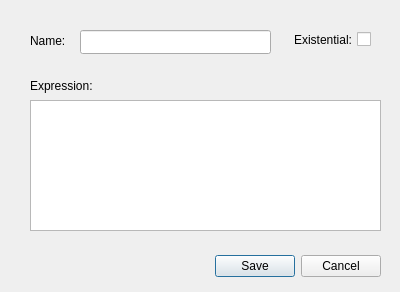
<?xml version="1.0" encoding="UTF-8"?>
<ui version="4.0">
 <class>ConstraintEditDialog</class>
 <widget class="QDialog" name="ConstraintEditDialog">
  <property name="geometry">
   <rect>
    <x>0</x>
    <y>0</y>
    <width>400</width>
    <height>292</height>
   </rect>
  </property>
  <property name="windowTitle">
   <string>Dialog</string>
  </property>
  <widget class="QDialogButtonBox" name="buttonBox">
   <property name="geometry">
    <rect>
     <x>50</x>
     <y>250</y>
     <width>331</width>
     <height>32</height>
    </rect>
   </property>
   <property name="orientation">
    <enum>Qt::Orientation::Horizontal</enum>
   </property>
   <property name="standardButtons">
    <set>QDialogButtonBox::StandardButton::Cancel|QDialogButtonBox::StandardButton::Save</set>
   </property>
  </widget>
  <widget class="QLabel" name="label">
   <property name="geometry">
    <rect>
     <x>30</x>
     <y>30</y>
     <width>51</width>
     <height>21</height>
    </rect>
   </property>
   <property name="text">
    <string>Name: </string>
   </property>
  </widget>
  <widget class="QLineEdit" name="nameLineEdit">
   <property name="geometry">
    <rect>
     <x>80</x>
     <y>30</y>
     <width>191</width>
     <height>24</height>
    </rect>
   </property>
  </widget>
  <widget class="QLabel" name="label_2">
   <property name="geometry">
    <rect>
     <x>30</x>
     <y>70</y>
     <width>71</width>
     <height>31</height>
    </rect>
   </property>
   <property name="text">
    <string>Expression:</string>
   </property>
  </widget>
  <widget class="QTextEdit" name="expressionTextEdit">
   <property name="geometry">
    <rect>
     <x>30</x>
     <y>100</y>
     <width>351</width>
     <height>131</height>
    </rect>
   </property>
  </widget>
  <widget class="QCheckBox" name="isExistentialCheckBox">
   <property name="geometry">
    <rect>
     <x>290</x>
     <y>29</y>
     <width>81</width>
     <height>21</height>
    </rect>
   </property>
   <property name="layoutDirection">
    <enum>Qt::LayoutDirection::RightToLeft</enum>
   </property>
   <property name="text">
    <string>Existential:</string>
   </property>
  </widget>
 </widget>
 <resources/>
 <connections>
  <connection>
   <sender>buttonBox</sender>
   <signal>accepted()</signal>
   <receiver>ConstraintEditDialog</receiver>
   <slot>accept()</slot>
   <hints>
    <hint type="sourcelabel">
     <x>248</x>
     <y>254</y>
    </hint>
    <hint type="destinationlabel">
     <x>157</x>
     <y>274</y>
    </hint>
   </hints>
  </connection>
  <connection>
   <sender>buttonBox</sender>
   <signal>rejected()</signal>
   <receiver>ConstraintEditDialog</receiver>
   <slot>reject()</slot>
   <hints>
    <hint type="sourcelabel">
     <x>316</x>
     <y>260</y>
    </hint>
    <hint type="destinationlabel">
     <x>286</x>
     <y>274</y>
    </hint>
   </hints>
  </connection>
 </connections>
</ui>
